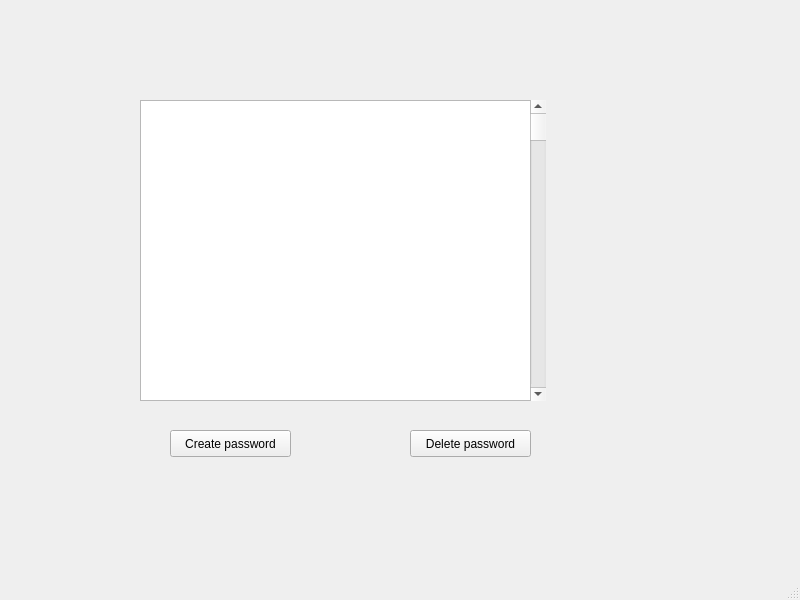
<?xml version="1.0" encoding="UTF-8"?>
<ui version="4.0">
 <class>MainWindow</class>
 <widget class="QMainWindow" name="MainWindow">
  <property name="geometry">
   <rect>
    <x>0</x>
    <y>0</y>
    <width>800</width>
    <height>600</height>
   </rect>
  </property>
  <property name="windowTitle">
   <string>MainWindow</string>
  </property>
  <widget class="QWidget" name="centralwidget">
   <widget class="QPushButton" name="deleteButton">
    <property name="geometry">
     <rect>
      <x>410</x>
      <y>430</y>
      <width>121</width>
      <height>27</height>
     </rect>
    </property>
    <property name="text">
     <string>Delete password</string>
    </property>
   </widget>
   <widget class="QListView" name="passwordsView">
    <property name="geometry">
     <rect>
      <x>140</x>
      <y>100</y>
      <width>401</width>
      <height>301</height>
     </rect>
    </property>
   </widget>
   <widget class="QScrollBar" name="verticalScrollBar">
    <property name="geometry">
     <rect>
      <x>530</x>
      <y>100</y>
      <width>16</width>
      <height>301</height>
     </rect>
    </property>
    <property name="orientation">
     <enum>Qt::Vertical</enum>
    </property>
   </widget>
   <widget class="QPushButton" name="createButton">
    <property name="geometry">
     <rect>
      <x>170</x>
      <y>430</y>
      <width>121</width>
      <height>27</height>
     </rect>
    </property>
    <property name="text">
     <string>Create password</string>
    </property>
   </widget>
  </widget>
  <widget class="QMenuBar" name="menubar">
   <property name="geometry">
    <rect>
     <x>0</x>
     <y>0</y>
     <width>800</width>
     <height>25</height>
    </rect>
   </property>
  </widget>
  <widget class="QStatusBar" name="statusbar"/>
 </widget>
 <resources/>
 <connections/>
</ui>
